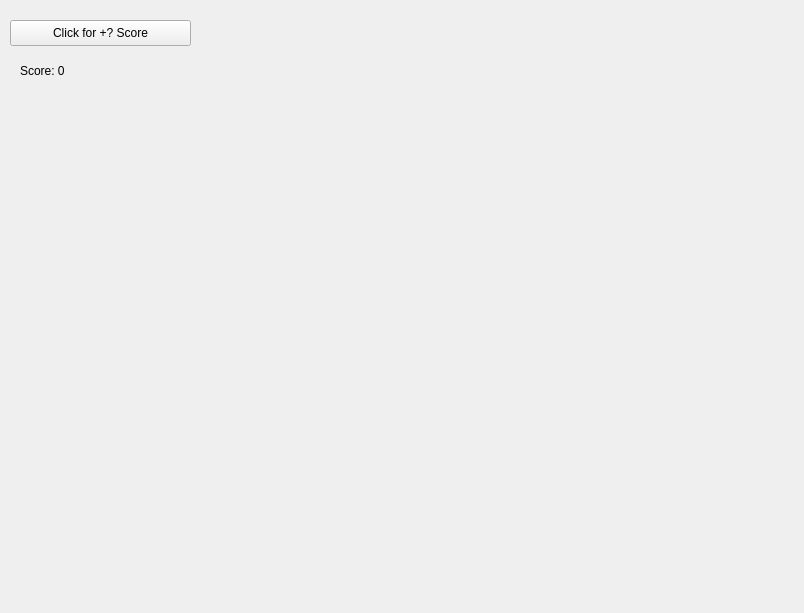
<?xml version="1.0" encoding="UTF-8"?>
<ui version="4.0">
 <class>MainWindow</class>
 <widget class="QMainWindow" name="MainWindow">
  <property name="geometry">
   <rect>
    <x>0</x>
    <y>0</y>
    <width>804</width>
    <height>613</height>
   </rect>
  </property>
  <property name="windowTitle">
   <string>Window</string>
  </property>
  <widget class="QWidget" name="centralwidget">
   <widget class="QLabel" name="scoreLabel">
    <property name="geometry">
     <rect>
      <x>20</x>
      <y>40</y>
      <width>191</width>
      <height>61</height>
     </rect>
    </property>
    <property name="text">
     <string>Score: 0</string>
    </property>
   </widget>
   <widget class="QPushButton" name="addScoreButton">
    <property name="geometry">
     <rect>
      <x>10</x>
      <y>20</y>
      <width>181</width>
      <height>26</height>
     </rect>
    </property>
    <property name="text">
     <string>Click for +? Score</string>
    </property>
   </widget>
  </widget>
 </widget>
 <resources/>
 <connections/>
</ui>
